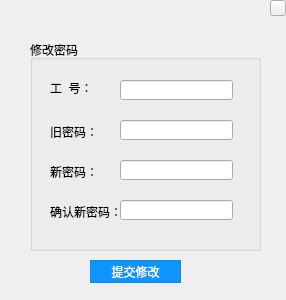
<?xml version="1.0" encoding="UTF-8"?>
<ui version="4.0">
 <class>ChangePassword</class>
 <widget class="QWidget" name="ChangePassword">
  <property name="geometry">
   <rect>
    <x>0</x>
    <y>0</y>
    <width>286</width>
    <height>300</height>
   </rect>
  </property>
  <property name="windowTitle">
   <string>Form</string>
  </property>
  <widget class="QGroupBox" name="groupBox">
   <property name="geometry">
    <rect>
     <x>30</x>
     <y>40</y>
     <width>231</width>
     <height>211</height>
    </rect>
   </property>
   <property name="title">
    <string>修改密码</string>
   </property>
   <widget class="QLabel" name="label">
    <property name="geometry">
     <rect>
      <x>20</x>
      <y>40</y>
      <width>61</width>
      <height>16</height>
     </rect>
    </property>
    <property name="text">
     <string>工  号：</string>
    </property>
   </widget>
   <widget class="QLineEdit" name="lineEdit_staffid">
    <property name="geometry">
     <rect>
      <x>90</x>
      <y>40</y>
      <width>113</width>
      <height>20</height>
     </rect>
    </property>
   </widget>
   <widget class="QLabel" name="label_2">
    <property name="geometry">
     <rect>
      <x>20</x>
      <y>81</y>
      <width>61</width>
      <height>21</height>
     </rect>
    </property>
    <property name="text">
     <string>旧密码：</string>
    </property>
   </widget>
   <widget class="QLineEdit" name="lineEdit_oldPassw">
    <property name="geometry">
     <rect>
      <x>90</x>
      <y>80</y>
      <width>113</width>
      <height>20</height>
     </rect>
    </property>
   </widget>
   <widget class="QLineEdit" name="lineEdit_newPassw">
    <property name="geometry">
     <rect>
      <x>90</x>
      <y>120</y>
      <width>113</width>
      <height>20</height>
     </rect>
    </property>
   </widget>
   <widget class="QLabel" name="label_3">
    <property name="geometry">
     <rect>
      <x>20</x>
      <y>121</y>
      <width>71</width>
      <height>21</height>
     </rect>
    </property>
    <property name="text">
     <string>新密码：</string>
    </property>
   </widget>
   <widget class="QLineEdit" name="lineEdit_recheckPassw">
    <property name="geometry">
     <rect>
      <x>90</x>
      <y>160</y>
      <width>113</width>
      <height>20</height>
     </rect>
    </property>
   </widget>
   <widget class="QLabel" name="label_4">
    <property name="geometry">
     <rect>
      <x>20</x>
      <y>161</y>
      <width>71</width>
      <height>21</height>
     </rect>
    </property>
    <property name="text">
     <string>确认新密码：</string>
    </property>
   </widget>
  </widget>
  <widget class="QPushButton" name="pushButton">
   <property name="geometry">
    <rect>
     <x>90</x>
     <y>260</y>
     <width>91</width>
     <height>23</height>
    </rect>
   </property>
   <property name="font">
    <font>
     <pointsize>9</pointsize>
    </font>
   </property>
   <property name="styleSheet">
    <string notr="true">QPushButton#pushButton
{
    color:white;
    background-color:rgb(14 , 150 , 254);
    border: 1px solid rgb(11 , 137 , 234);
}

QPushButton#pushButton:hover
{
    color:white;
    background-color:rgb(44 , 137 , 255);
    border: 1px solid rgb(11 , 137 , 234);
}

QPushButton#pushButton:pressed
{
    color:white;
    background-color:rgb(14 , 135 , 228);
    border: 1px solid rgb(12 , 138 , 235);
    padding-left:3px;
    padding-top:3px;
}
</string>
   </property>
   <property name="text">
    <string>提交修改</string>
   </property>
  </widget>
  <widget class="closeButton" name="toolButton">
   <property name="geometry">
    <rect>
     <x>270</x>
     <y>0</y>
     <width>16</width>
     <height>16</height>
    </rect>
   </property>
   <property name="text">
    <string/>
   </property>
  </widget>
 </widget>
 <customwidgets>
  <customwidget>
   <class>closeButton</class>
   <extends>QToolButton</extends>
   <header location="global">closebutton.h</header>
  </customwidget>
 </customwidgets>
 <resources/>
 <connections/>
</ui>
